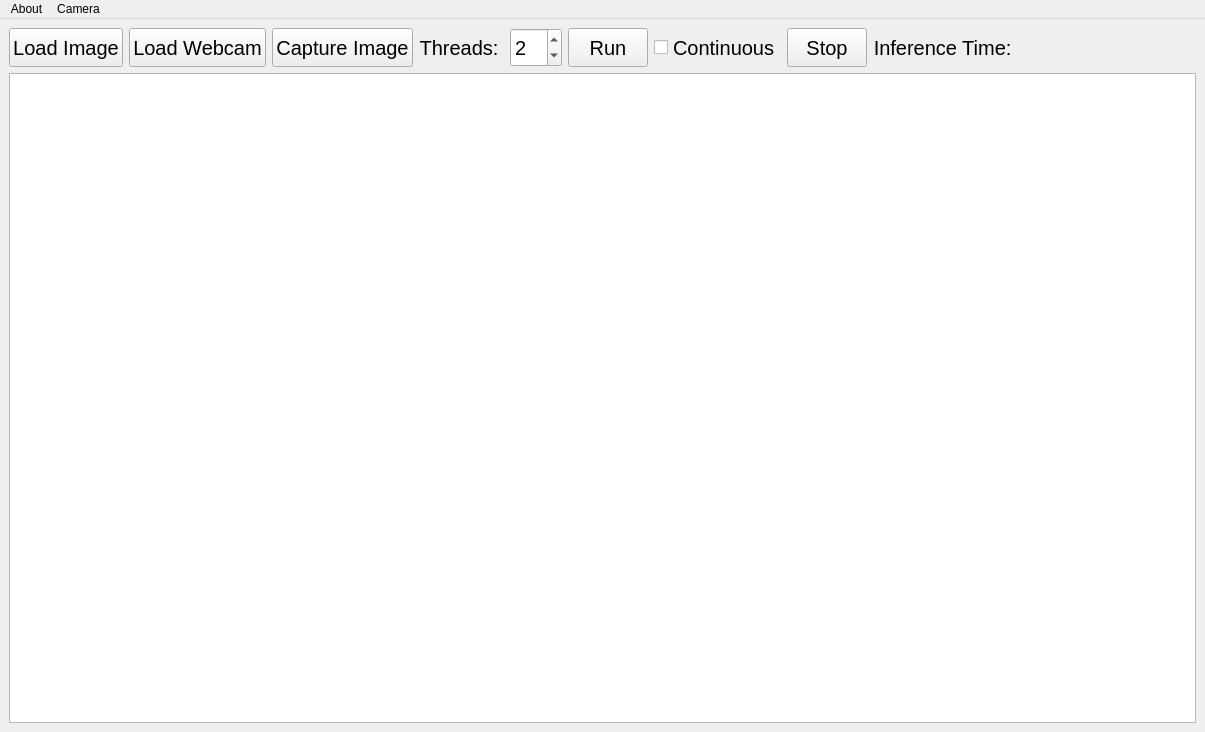
<?xml version="1.0" encoding="UTF-8"?>
<!--
    Copyright (C) 2020 Renesas Electronics Corp.
    This file is part of the RZG Object Detection Demo.

    The RZG Object Detection Demo is free software using the Qt Open Source Model: you can redistribute it and/or modify
    it under the terms of the GNU General Public License as published by
    the Free Software Foundation, either version 2 of the License, or
    (at your option) any later version.

    The RZG Object Detection Demo is distributed in the hope that it will be useful,
    but WITHOUT ANY WARRANTY; without even the implied warranty of
    MERCHANTABILITY or FITNESS FOR A PARTICULAR PURPOSE.  See the
    GNU General Public License for more details.

    You should have received a copy of the GNU General Public License
    along with the RZG Object Detection Demo.  If not, see <https://www.gnu.org/licenses/>.
 -->
<ui version="4.0">
 <class>MainWindow</class>
 <widget class="QMainWindow" name="MainWindow">
  <property name="geometry">
   <rect>
    <x>0</x>
    <y>0</y>
    <width>1205</width>
    <height>732</height>
   </rect>
  </property>
  <property name="sizePolicy">
   <sizepolicy hsizetype="Minimum" vsizetype="Preferred">
    <horstretch>0</horstretch>
    <verstretch>0</verstretch>
   </sizepolicy>
  </property>
  <property name="windowTitle">
   <string>Object Detection Demo</string>
  </property>
  <widget class="QWidget" name="centralwidget">
   <layout class="QGridLayout" name="gridLayout">
    <item row="0" column="4">
     <widget class="QSpinBox" name="inferenceThreadCount">
      <property name="enabled">
       <bool>true</bool>
      </property>
      <property name="sizePolicy">
       <sizepolicy hsizetype="Maximum" vsizetype="Minimum">
        <horstretch>1</horstretch>
        <verstretch>1</verstretch>
       </sizepolicy>
      </property>
      <property name="font">
       <font>
        <pointsize>15</pointsize>
       </font>
      </property>
      <property name="minimum">
       <number>1</number>
      </property>
      <property name="value">
       <number>2</number>
      </property>
     </widget>
    </item>
    <item row="0" column="1">
     <widget class="QPushButton" name="pushButtonWebcam">
      <property name="sizePolicy">
       <sizepolicy hsizetype="MinimumExpanding" vsizetype="Minimum">
        <horstretch>3</horstretch>
        <verstretch>1</verstretch>
       </sizepolicy>
      </property>
      <property name="font">
       <font>
        <pointsize>15</pointsize>
       </font>
      </property>
      <property name="text">
       <string>Load Webcam</string>
      </property>
      <property name="checkable">
       <bool>true</bool>
      </property>
      <property name="checked">
       <bool>false</bool>
      </property>
     </widget>
    </item>
    <item row="0" column="3">
     <widget class="QLabel" name="labelThreads">
      <property name="sizePolicy">
       <sizepolicy hsizetype="Minimum" vsizetype="Minimum">
        <horstretch>0</horstretch>
        <verstretch>1</verstretch>
       </sizepolicy>
      </property>
      <property name="font">
       <font>
        <pointsize>15</pointsize>
       </font>
      </property>
      <property name="text">
       <string>Threads: </string>
      </property>
      <property name="alignment">
       <set>Qt::AlignRight|Qt::AlignTrailing|Qt::AlignVCenter</set>
      </property>
     </widget>
    </item>
    <item row="0" column="0">
     <widget class="QPushButton" name="pushButtonImage">
      <property name="sizePolicy">
       <sizepolicy hsizetype="MinimumExpanding" vsizetype="Minimum">
        <horstretch>3</horstretch>
        <verstretch>1</verstretch>
       </sizepolicy>
      </property>
      <property name="font">
       <font>
        <pointsize>15</pointsize>
       </font>
      </property>
      <property name="text">
       <string>Load Image</string>
      </property>
      <property name="checkable">
       <bool>false</bool>
      </property>
     </widget>
    </item>
    <item row="0" column="2">
     <widget class="QPushButton" name="pushButtonCapture">
      <property name="sizePolicy">
       <sizepolicy hsizetype="MinimumExpanding" vsizetype="Minimum">
        <horstretch>3</horstretch>
        <verstretch>1</verstretch>
       </sizepolicy>
      </property>
      <property name="font">
       <font>
        <pointsize>15</pointsize>
       </font>
      </property>
      <property name="text">
       <string>Capture Image</string>
      </property>
      <property name="checkable">
       <bool>false</bool>
      </property>
     </widget>
    </item>
    <item row="0" column="5">
     <widget class="QPushButton" name="pushButtonRun">
      <property name="sizePolicy">
       <sizepolicy hsizetype="MinimumExpanding" vsizetype="Minimum">
        <horstretch>3</horstretch>
        <verstretch>1</verstretch>
       </sizepolicy>
      </property>
      <property name="font">
       <font>
        <pointsize>15</pointsize>
       </font>
      </property>
      <property name="text">
       <string>Run</string>
      </property>
     </widget>
    </item>
    <item row="0" column="6">
     <widget class="QCheckBox" name="checkBoxContinuous">
      <property name="sizePolicy">
       <sizepolicy hsizetype="Minimum" vsizetype="Minimum">
        <horstretch>0</horstretch>
        <verstretch>0</verstretch>
       </sizepolicy>
      </property>
      <property name="font">
       <font>
        <pointsize>15</pointsize>
       </font>
      </property>
      <property name="text">
       <string>Continuous</string>
      </property>
     </widget>
    </item>
    <item row="1" column="0" colspan="21">
     <widget class="QGraphicsView" name="graphicsView">
      <property name="sizePolicy">
       <sizepolicy hsizetype="Expanding" vsizetype="Expanding">
        <horstretch>1</horstretch>
        <verstretch>2</verstretch>
       </sizepolicy>
      </property>
      <property name="minimumSize">
       <size>
        <width>805</width>
        <height>650</height>
       </size>
      </property>
      <property name="sizeIncrement">
       <size>
        <width>0</width>
        <height>0</height>
       </size>
      </property>
      <property name="autoFillBackground">
       <bool>true</bool>
      </property>
      <property name="backgroundBrush">
       <brush brushstyle="NoBrush">
        <color alpha="255">
         <red>250</red>
         <green>0</green>
         <blue>0</blue>
        </color>
       </brush>
      </property>
     </widget>
    </item>
    <item row="0" column="7">
     <widget class="QPushButton" name="pushButtonStop">
      <property name="sizePolicy">
       <sizepolicy hsizetype="MinimumExpanding" vsizetype="Minimum">
        <horstretch>3</horstretch>
        <verstretch>1</verstretch>
       </sizepolicy>
      </property>
      <property name="font">
       <font>
        <pointsize>15</pointsize>
       </font>
      </property>
      <property name="text">
       <string>Stop</string>
      </property>
     </widget>
    </item>
    <item row="0" column="8">
     <widget class="QLabel" name="labelInference">
      <property name="sizePolicy">
       <sizepolicy hsizetype="Minimum" vsizetype="Minimum">
        <horstretch>0</horstretch>
        <verstretch>0</verstretch>
       </sizepolicy>
      </property>
      <property name="font">
       <font>
        <pointsize>15</pointsize>
       </font>
      </property>
      <property name="text">
       <string>Inference Time: </string>
      </property>
      <property name="alignment">
       <set>Qt::AlignRight|Qt::AlignTrailing|Qt::AlignVCenter</set>
      </property>
     </widget>
    </item>
    <item row="0" column="9">
     <widget class="QLabel" name="labelInferenceTime">
      <property name="sizePolicy">
       <sizepolicy hsizetype="Expanding" vsizetype="Expanding">
        <horstretch>0</horstretch>
        <verstretch>1</verstretch>
       </sizepolicy>
      </property>
      <property name="minimumSize">
       <size>
        <width>75</width>
        <height>0</height>
       </size>
      </property>
      <property name="font">
       <font>
        <pointsize>15</pointsize>
       </font>
      </property>
      <property name="text">
       <string/>
      </property>
     </widget>
    </item>
   </layout>
  </widget>
  <widget class="QMenuBar" name="menuBar">
   <property name="geometry">
    <rect>
     <x>0</x>
     <y>0</y>
     <width>1205</width>
     <height>25</height>
    </rect>
   </property>
   <widget class="QMenu" name="menuAbout">
    <property name="title">
     <string>About</string>
    </property>
    <addaction name="actionLicense"/>
   </widget>
   <widget class="QMenu" name="menuCamera">
    <property name="title">
     <string>Camera</string>
    </property>
    <addaction name="separator"/>
    <addaction name="actionReset"/>
    <addaction name="actionDisconnect"/>
   </widget>
   <addaction name="menuAbout"/>
   <addaction name="menuCamera"/>
  </widget>
  <action name="actionLicense">
   <property name="text">
    <string>License</string>
   </property>
  </action>
  <action name="actionReset">
   <property name="text">
    <string>Reset</string>
   </property>
  </action>
  <action name="actionDisconnect">
   <property name="text">
    <string>Disconnect</string>
   </property>
  </action>
 </widget>
 <resources/>
 <connections/>
</ui>
